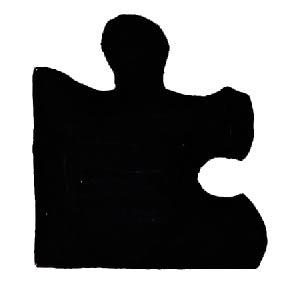
#> input picture assets/4pc/1.jpg, 288 x 289 px; its folder holds only this picture in this run
$ python main.py
#> lines starting #> are read from the running program, lines starting #| are printed output that depends on the picture; after the words box and inside, x2 and y2 are one past the last pixel; in counts of white or black regions, pixels touching at a corner belong together
import cv2
import numpy as np
import pprint
from os import listdir
from os.path import isfile, join

threshold = 250

def edge_detection(imgPath):
    # Read the original image
#> called with imgPath = '../assets/4pc/1.jpg'
    img = cv2.imread(imgPath)
#> img is the input picture: shape (289, 288, 3); mean B, G, R 125.6, 125.6, 125.6

    # Convert to graycsale
    img_gray = cv2.cvtColor(img, cv2.COLOR_BGR2GRAY)

    #invert image
    img_gray = cv2.bitwise_not(img_gray)
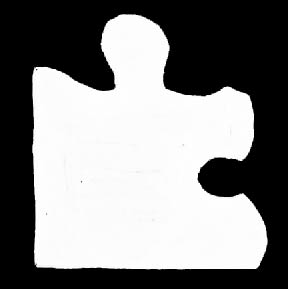
#> img_gray: shape (289, 288); min 0, max 255, mean 129.4

    #perform edge detection
    thresh = cv2.Canny(img_gray, threshold, threshold * 2)
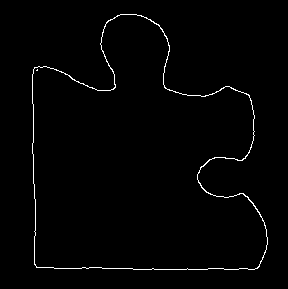
#> thresh: shape (289, 288); 1.4% white in thin lines or dots, all inside (x1, y1, x2, y2) = (32, 14, 268, 270)
    pprint.pprint(thresh)
#> (printed output is left out)
    show_piece(thresh, 'Binary image')
    cv2.imwrite('image_thres1.jpg', thresh)

    contours, hierarchy = cv2.findContours(image=thresh, mode=cv2.RETR_TREE, method=cv2.CHAIN_APPROX_NONE)
#> contours = 3 contours, 1 with area under 20; largest, box (x1, y1, x2, y2) and area: (32, 14, 268, 270) 42736, (32, 14, 268, 270) 42614
    print(contours)
#> (printed output is left out)

    # draw contours on the original image
    image_copy = img.copy()
#> (the run stopped early here; a loop or call above may not have finished)

$ run again, on assets/4pc/2.jpg
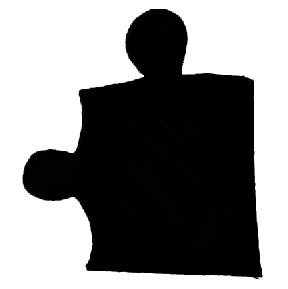
#> input picture assets/4pc/2.jpg, 288 x 289 px
#> in edge_detection, img is the input picture: shape (289, 288, 3); min 0, max 255, mean 133.7
#> in edge_detection, `img_gray = cv2.bitwise_not(img_gray)`:
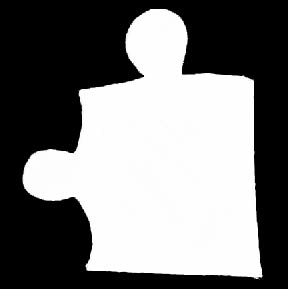
#> img_gray: shape (289, 288); min 0, max 255, mean 121.3
#> in edge_detection, `thresh = cv2.Canny(img_gray, threshold, threshold * 2)`:
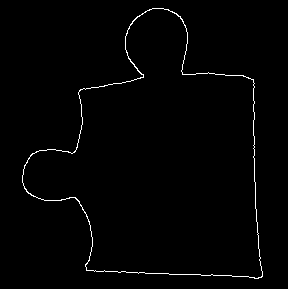
#> thresh: shape (289, 288); 1.2% white in thin lines or dots, all inside (x1, y1, x2, y2) = (22, 8, 263, 279)
#> (printed output is left out)
#> contours = 2 contours; box (x1, y1, x2, y2) and area: (22, 8, 263, 279) 39798, (22, 8, 263, 279) 39716
#> (printed output is left out)

$ run again, on assets/4pc/4.jpg
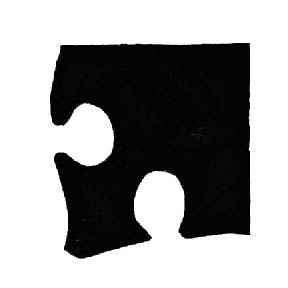
#> input picture assets/4pc/4.jpg, 288 x 288 px
#> in edge_detection, img is the input picture: shape (288, 288, 3); mean B, G, R 156.6, 156.4, 156.4
#> in edge_detection, `img_gray = cv2.bitwise_not(img_gray)`:
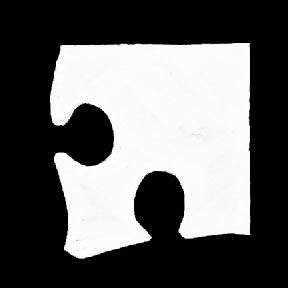
#> img_gray: shape (288, 288); min 0, max 255, mean 98.6
#> in edge_detection, `thresh = cv2.Canny(img_gray, threshold, threshold * 2)`:
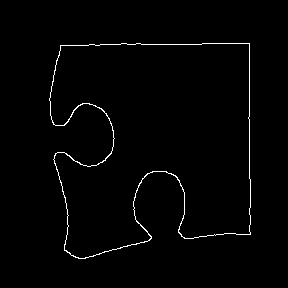
#> thresh: shape (288, 288); 1.4% white in thin lines or dots, all inside (x1, y1, x2, y2) = (49, 43, 251, 259)
#> (printed output is left out)
#> contours = 2 contours; box (x1, y1, x2, y2) and area: (49, 43, 251, 259) 32620, (49, 43, 251, 259) 32502
#> (printed output is left out)
